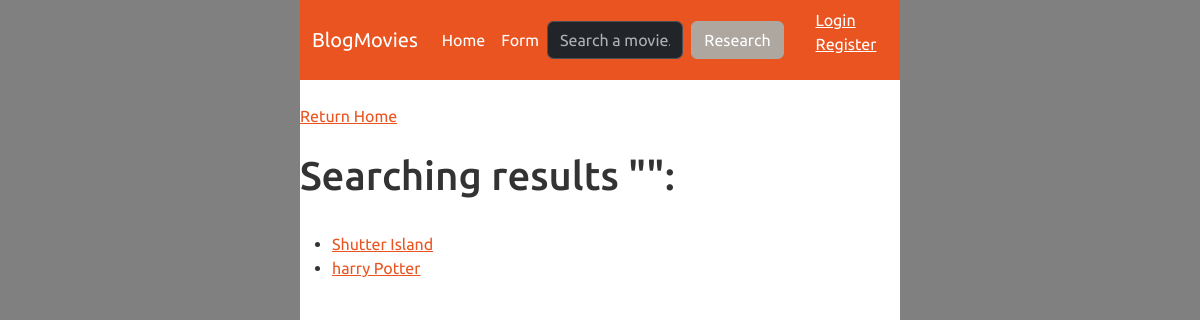
The page /blog/search/ on the database as committed earlier.
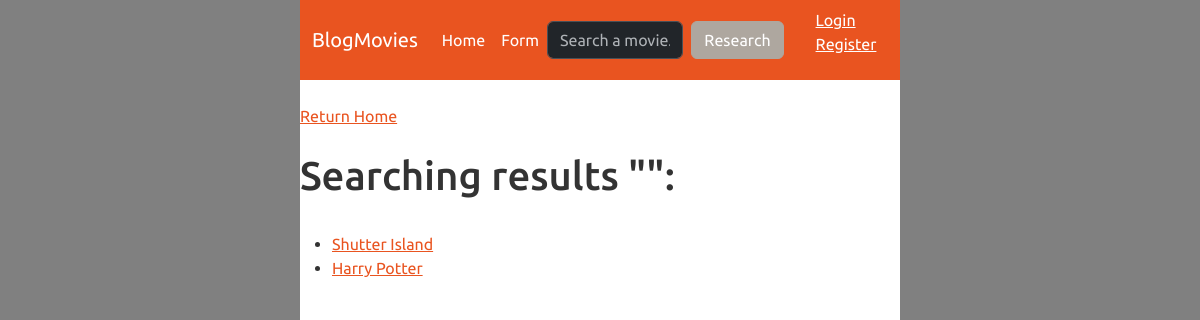
The same page on the database as committed later.
### BlogMovies/models.py (models this page shows, shortened)
class Post(models.Model):
    title = models.CharField(max_length = 90)
    content = models.TextField(null = True)
    date = models.DateField(null = True)
    active = models.BooleanField(default = True)
    poster_path = models.CharField(max_length=255, null=True, blank=True)

### BlogMovies/views_news.py (the view)
# urls.py: path('search/', search_view, name='search_view'),
def search_view(request):
    query = request.GET.get('q', '')
    if query:
        keywords = query.split()
        conditions = Q()
        for keyword in keywords:
            conditions |= Q(title__icontains=keyword)
        results = Post.objects.filter(conditions)
    else:
        results = Post.objects.all()
    return render(request, 'BlogMovies/search_results.html', {'results': results, 'query': query})

### BlogMovies/templates/BlogMovies/search_results.html
{% extends "base.html" %}
{% block content %}
<br>
<a href="{% url 'blog_page' %}">Return Home</a>
<br>
<br>
    <h1>Searching results "{{ query }}":</h1>
<br>
    {% if results %}
        <ul>
            {% for post in results %}
                <li><a href="{% url 'post_details' parameter_value=post.title %}">{{ post.title }}</a></li>
            {% endfor %}
        </ul>
    {% else %}
        <p>No movies found.</p>
    {% endif %}
{% endblock %}

### BlogMovies/templates/base.html (shortened to what this page needs)
<!DOCTYPE html>
<html lang="en">
<head>
    {% load static %}
    <link rel="stylesheet" href="https://bootswatch.com/5/united/bootstrap.min.css">
    <link rel="stylesheet" href="{% static 'BlogMovies/stylee.css' %}">
</head>
<body>
    <header>
        {% block header %}
        <nav class="navbar navbar-expand-lg bg-primary" data-bs-theme="dark">
            <div class="container-fluid">
                <a class="navbar-brand" href="{% url 'blog_page' %}">BlogMovies</a>
                <div class="collapse navbar-collapse" id="navbarColor01">
                    <ul class="navbar-nav me-auto">
                        <li class="nav-item">
                            <a class="nav-link active" href="{% url 'blog_page' %}">Home
                            </a>
                        </li>
                        <li class="nav-item">
                            <a class="nav-link active" href="/form/formulaire">Form
                            </a>
                        </li>
                    </ul>
                    <form class="d-flex" method="GET" action="{% url 'search_view' %}">
                      <input class="form-control me-sm-2" type="text" name="q" placeholder="Search a movie...">
                      <button class="btn btn-secondary my-2 my-sm-0" type="submit">Research</button>
                    </form>
                    <ul>
                        {% if not user.is_authenticated %}
                            <li style="list-style: none; display: inline; margin-right: 10px; ">
                                <a style="text-decoration: underline; color: white;" href="{% url 'login_view' %}">Login</a>
                            </li>
                            <li style="list-style: none; display: inline;" >
                                <a style="text-decoration: underline; color: white;"href="{% url 'register_view' %}">Register</a>
                            </li>
                        {% else %}
                            <h4>Welcome {{ user }}</h4>
                            <form action="{% url 'logout' %}" method="post">
                                {% csrf_token %}
                                <button type="submit">Se déconnecter</button>
                              </form>
                        {% endif %}
                    </ul>
                </div>
            </div>
        </nav>
        {% endblock %}
    </header>
    <div>
        <div>{% block content %} {% endblock %}</div>
    </div>
</body>
</html>

### BlogMovies/static/BlogMovies/stylee.css (style rules this page uses)
body { margin: 0% 25%; min-height: 1080px; }
html { background-color: grey; }

Rows that differ between the two databases and show on the page:
changed Post: title "harry Potter" → "Harry Potter"
